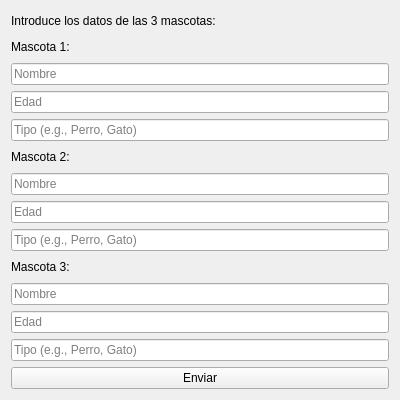
<?xml version="1.0" encoding="UTF-8"?>
<ui version="4.0">
 <class>VentanaMascotas</class>
 <widget class="QWidget" name="VentanaMascotas">
  <property name="geometry">
   <rect>
    <x>0</x>
    <y>0</y>
    <width>400</width>
    <height>400</height>
   </rect>
  </property>
  <property name="windowTitle">
   <string>Datos de las Mascotas</string>
  </property>
  <layout class="QVBoxLayout" name="verticalLayout">
   <item>
    <widget class="QLabel" name="label_instrucciones">
     <property name="text">
      <string>Introduce los datos de las 3 mascotas:</string>
     </property>
    </widget>
   </item>

   <!-- Datos Mascota 1 -->
   <item>
    <widget class="QLabel" name="label_mascota1">
     <property name="text">
      <string>Mascota 1:</string>
     </property>
    </widget>
   </item>
   <item>
    <widget class="QLineEdit" name="lineEdit_nombre1">
     <property name="placeholderText">
      <string>Nombre</string>
     </property>
    </widget>
   </item>
   <item>
    <widget class="QLineEdit" name="lineEdit_edad1">
     <property name="placeholderText">
      <string>Edad</string>
     </property>
    </widget>
   </item>
   <item>
    <widget class="QLineEdit" name="lineEdit_tipo1">
     <property name="placeholderText">
      <string>Tipo (e.g., Perro, Gato)</string>
     </property>
    </widget>
   </item>

   <!-- Datos Mascota 2 -->
   <item>
    <widget class="QLabel" name="label_mascota2">
     <property name="text">
      <string>Mascota 2:</string>
     </property>
    </widget>
   </item>
   <item>
    <widget class="QLineEdit" name="lineEdit_nombre2">
     <property name="placeholderText">
      <string>Nombre</string>
     </property>
    </widget>
   </item>
   <item>
    <widget class="QLineEdit" name="lineEdit_edad2">
     <property name="placeholderText">
      <string>Edad</string>
     </property>
    </widget>
   </item>
   <item>
    <widget class="QLineEdit" name="lineEdit_tipo2">
     <property name="placeholderText">
      <string>Tipo (e.g., Perro, Gato)</string>
     </property>
    </widget>
   </item>

   <!-- Datos Mascota 3 -->
   <item>
    <widget class="QLabel" name="label_mascota3">
     <property name="text">
      <string>Mascota 3:</string>
     </property>
    </widget>
   </item>
   <item>
    <widget class="QLineEdit" name="lineEdit_nombre3">
     <property name="placeholderText">
      <string>Nombre</string>
     </property>
    </widget>
   </item>
   <item>
    <widget class="QLineEdit" name="lineEdit_edad3">
     <property name="placeholderText">
      <string>Edad</string>
     </property>
    </widget>
   </item>
   <item>
    <widget class="QLineEdit" name="lineEdit_tipo3">
     <property name="placeholderText">
      <string>Tipo (e.g., Perro, Gato)</string>
     </property>
    </widget>
   </item>

   <!-- Botón Enviar -->
   <item>
    <widget class="QPushButton" name="boton_enviar">
     <property name="text">
      <string>Enviar</string>
     </property>
    </widget>
   </item>
  </layout>
 </widget>
 <resources/>
 <connections/>
</ui>
